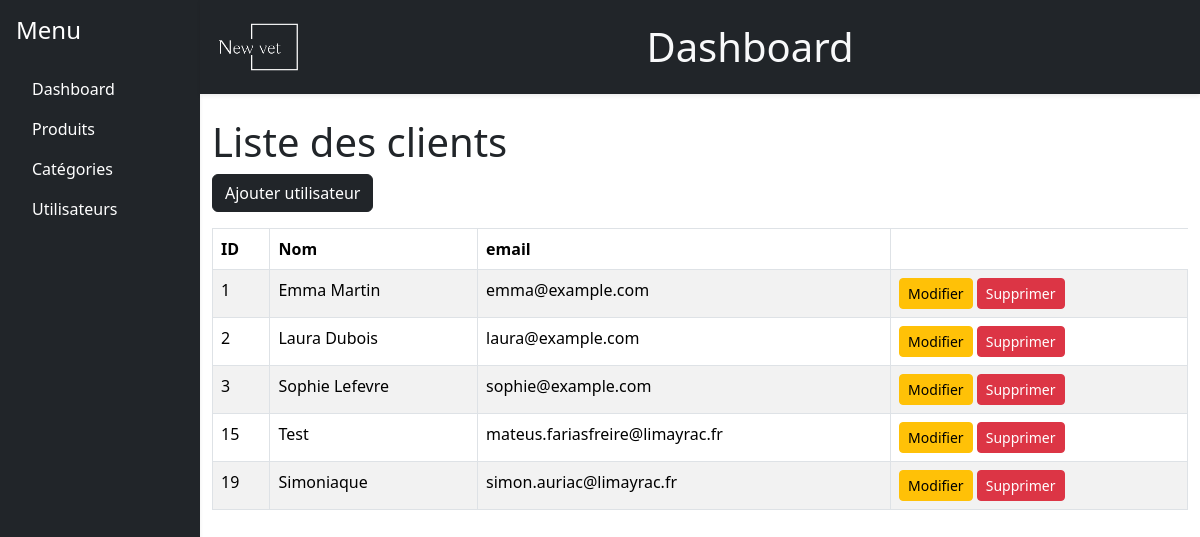
/backoffice/users.php, run on an earlier commit of the app's database.
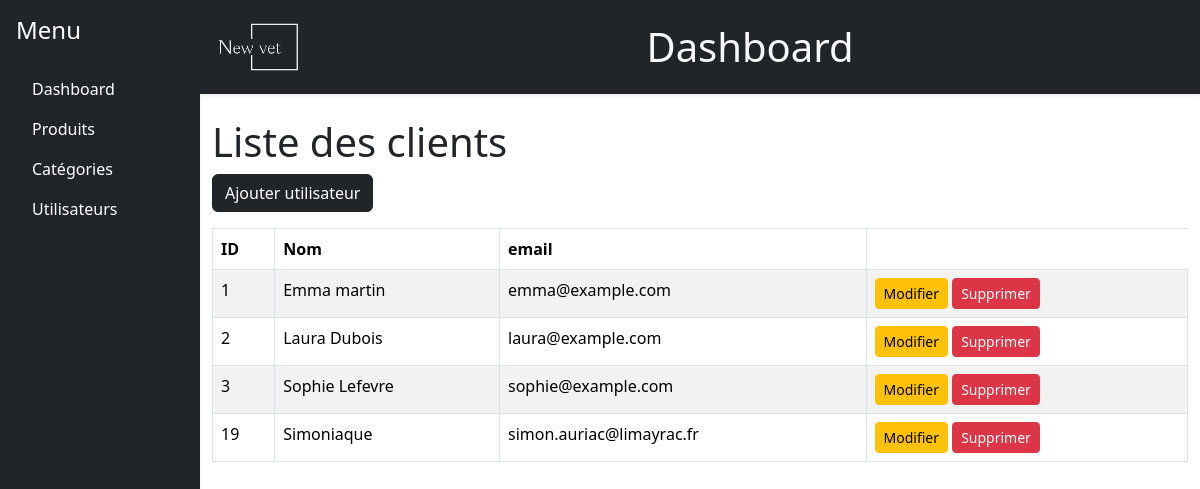
And on a later commit of the database.
### tables this page shows
CREATE TABLE `utilisateurs` (
  `id` int(11) NOT NULL,
  `nom` varchar(100) NOT NULL,
  `email` varchar(100) NOT NULL,
  `mot_de_passe` varchar(255) NOT NULL,
  `est_admin` tinyint(1) DEFAULT 0,
  `mail_verifie` tinyint(1) DEFAULT 0
);

### functions.php (called while the page is built, shortened)
<?php
function getAllUsers($con){
    $query = "SELECT * FROM utilisateurs";
    $result = mysqli_query($con,$query);
    if($result && mysqli_num_rows($result)> 0){
        $users = mysqli_fetch_all($result, MYSQLI_ASSOC);
        return $users;
    }
    return false;
}
?>

### backoffice/users.php (the view, shortened to what this page needs)
<?php
include('../config.php');
include('../functions.php');
$users = getAllUsers($con);
?>
<!DOCTYPE html>
<html lang="fr">
<head>
    <link rel="stylesheet" href="https://cdn.jsdelivr.net/npm/bootstrap-icons@1.11.3/font/bootstrap-icons.min.css">
    <link href="https://cdn.jsdelivr.net/npm/bootstrap@5.3.3/dist/css/bootstrap.min.css" rel="stylesheet">
</head>
<body>
    <div class="container-fluid p-0">
        <div class="row g-0">
            <div class="col-md-2 p-0 bg-dark text-white">
                <?php include 'navbar.php'; ?>
            </div>
            <div class="col-md-10 p-0">
                <?php include 'header.php'; ?>
                <div class="container-fluid mt-4">
                    <h1>Liste des clients</h1>
                    <a class="btn btn-dark mb-3" href="adduser.php">Ajouter utilisateur</a>
                    <div class="table-responsive">
                        <table class="table table-striped table-bordered">
                            <thead class="bg-dark text-light">
                                <tr>
                                    <th>ID</th>
                                    <th>Nom</th>
                                    <th>email</th>
                                </tr>
                            </thead>
                            <tbody>
                                <?php foreach($users as $row): ?>
                                <tr>
                                    <td><?php echo $row['id']; ?></td>
                                    <td><?php echo $row['nom']; ?></td>
                                    <td><?php echo $row['email']; ?></td>
                                    <td>
                                        <a class="btn btn-warning btn-sm" href="user.php?id=<?php echo $row['id']; ?>">Modifier</a>
                                        <a class="btn btn-danger btn-sm" href="users.php?action=delete&id=<?php echo $row['id']; ?>" onclick="return confirm('Êtes-vous sûr de vouloir supprimer cet utilisateur ?');">Supprimer</a>
                                    </td>
                                </tr>
                                <?php endforeach; ?>
                            </tbody>
                        </table>
                    </div>
                </div>
            </div>
        </div>
    </div>
</body>
</html>

What changed in the data, as far as the page shows it:
removed utilisateurs: id "15", nom "Test", email "mateus.fariasfreire@limayrac.fr"
changed utilisateurs "emma@example.com": nom "Emma Martin" → "Emma martin"
